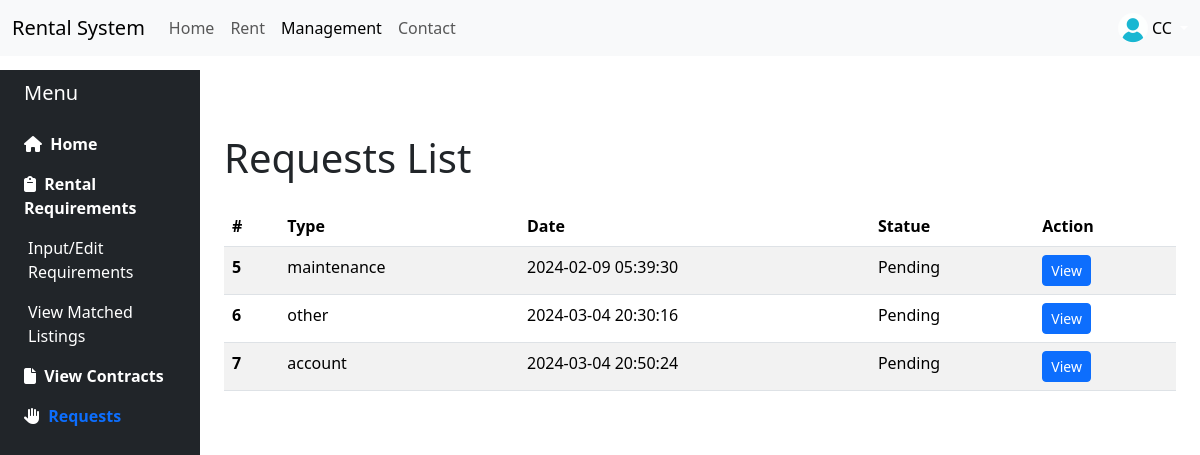
Page /request_list (signed in) on the committed database.
### app.py (models this page shows, shortened)
class User(UserMixin, db.Model):
    id = db.Column(db.Integer, primary_key=True)
    firstname = db.Column(db.String(150), nullable=False)
    lastname = db.Column(db.String(150), nullable=False)
    email = db.Column(db.String(150), unique=True, nullable=False)
    password = db.Column(db.String(150), nullable=False)
    user_type = db.Column(db.Enum('user', 'landlord', 'admin'), nullable=False, default='user')
    is_approved = db.Column(db.Boolean, default=True, nullable=False)
    image_file = db.Column(db.String(20), nullable=False, default='default.jpg')
    requests = db.relationship('Request', backref='user', lazy=True)
    properties = db.relationship('Property', backref='owner', lazy=True)

class Request(db.Model):
    id = db.Column(db.Integer, primary_key=True)
    request_type = db.Column(db.String(50), nullable=False)
    details = db.Column(db.Text, nullable=False)
    response = db.Column(db.Text, nullable=True)
    submitted_on = db.Column(db.DateTime, nullable=False, default=datetime.utcnow)
    user_id = db.Column(db.Integer, db.ForeignKey('user.id'))

### app.py (the view)
@app.route("/request_list")
@login_required
def request_list():
    requests = Request.query.all()
    return render_template('request_list.html', requests=requests)

### app.py (called while the page is built)
@login_manager.user_loader
def load_user(user_id):
    return db.session.get(User, int(user_id))

### templates/request_list.html (shortened to what this page needs)
<!DOCTYPE html>
<html>
    <head>
        <link href="https://cdn.jsdelivr.net/npm/bootstrap@5.3.2/dist/css/bootstrap.min.css" rel="stylesheet">
        <link rel="stylesheet" type="text/css" href="{{ url_for('static', filename='style.css') }}">
    </head>
    <body>
        {% include 'navbar.html' %}
        <div class="container-fluid">
            <div class="row flex-nowrap">
                <div class="col-auto col-md-3 col-xl-2 px-sm-2 px-0 bg-dark">
                    <div class="d-flex flex-column align-items-center align-items-sm-start px-3 pt-2 text-white min-vh-100">
                        <a href="/" class="d-flex align-items-center pb-3 mb-md-0 me-md-auto text-white text-decoration-none">
                            <span class="fs-5 d-none d-sm-inline">Menu</span>
                        </a>
                        <ul class="nav nav-pills flex-column mb-sm-auto mb-0 align-items-center align-items-sm-start" id="menu">
                            <li class="nav-item">
                                <a href="{{ url_for('user_dashboard') }}" class="nav-link align-middle px-0 dashmenu" >
                                    <i class="fa-solid fa-house" style="color: #ffffff;"></i> <span class="ms-1 d-none d-sm-inline" >Home</span>
                                </a>
                            </li>
                            <li>
                                <a href="#submenu1" data-bs-toggle="collapse" class="nav-link px-0 align-middle dashmenu">
                                    <i class="fa-solid fa-clipboard" style="color: #ffffff;"></i> <span class="ms-1 d-none d-sm-inline">Rental Requirements</span> </a>
                                <ul class="collapse show nav flex-column ms-1" id="submenu1" data-bs-parent="#menu">
                                    <li class="w-100">
                                        <a href="{{ url_for('preference') }}" class="nav-link px-0 dashmenusub"> <span class="d-none d-sm-inline">Input/Edit Requirements</span></a>
                                    </li>
                                    <li>
                                        <a href="{{ url_for('result') }}" class="nav-link px-0 dashmenusub"> <span class="d-none d-sm-inline">View Matched Listings</span></a>
                                    </li>
                                </ul>
                            </li>
                            <li class="nav-item">
                                <a href="{{ url_for('contract') }}" class="nav-link align-middle px-0 dashmenu" >
                                    <i class="fa-solid fa-file" style="color: #ffffff;"></i> <span class="ms-1 d-none d-sm-inline" >View Contracts</span>
                                </a>
                            </li>
                            <li>
                            <li>
                                <a href="#submenu4" data-bs-toggle="collapse" class="nav-link px-0 align-middle dashactive">
                                    <i class="fa-solid fa-hand" style="color: #ffffff;"></i> <span class="ms-1 d-none d-sm-inline">Requests</span> </a>
                            </li>
                        </ul>
                    </div>
                </div>
                <div class="col py-3">
                    <div class="container mt-5">
                        <h1 class="mb-4">Requests List</h1>
                        <table class="table table-striped">
                            <thead>
                                <tr>
                                    <th scope="col">#</th>
                                    <th scope="col">Type</th>
                                    <th scope="col">Date</th>
                                    <th scope="col">Statue</th>
                                    <th scope="col">Action</th>
                                </tr>
                            </thead>
                            <tbody>
                                {% for request in requests %}
                                <tr>
                                    <th scope="row">{{ request.id }}</th>
                                    <td>{{ request.request_type }}</td>
                                    <td>{{ request.submitted_on.strftime('%Y-%m-%d %H:%M:%S') }}</td>
                                    <td>
                                        {% if request.response %}
                                            Done
                                        {% else %}
                                            Pending
                                        {% endif %}
                                    </td>
                                    <td>
                                        <a href="#" class="btn btn-primary btn-sm" data-bs-toggle="modal" data-bs-target="#modal{{ request.id }}">View</a>
                                    </td>
                                </tr>
                                {% endfor %}
                            </tbody>
                        </table>
                    </div>
                </div>
            </div>
        </div>
    </body>
</html>

### templates/navbar.html (shortened to what this page needs)
<nav class="navbar navbar-expand-lg navbar-light bg-light fixed-top">
        <div class="container-fluid">
            <a class="navbar-brand" href="{{ url_for('index') }}">Rental System</a>
            <div class="collapse navbar-collapse" id="navbarNav">
                <ul class="navbar-nav">
                    <li class="nav-item">
                        <a class="nav-link {% if request.path == url_for('index') %} active {% endif %}" aria-current="page" href="{{ url_for('index') }}">Home</a>
                    </li>
                    <li class="nav-item">
                        <a class="nav-link {% if request.path == url_for('rent') %} active {% endif %}" href="{{ url_for('rent') }}">Rent</a>
                    </li>
                    <li class="nav-item">
                        <a class="nav-link {% if request.endpoint != 'index' and request.endpoint != 'rent' and request.endpoint != 'contact' %} active {% endif %}"
                        href="
                        {% if current_user.user_type == 'admin' %}
                            {{ url_for('admin_dashboard') }}
                        {% elif current_user.user_type == 'landlord' %}
                            {{ url_for('landlord_dashboard') }}
                        {% else %}
                            {{ url_for('user_dashboard') }}
                        {% endif %}">Management</a>
                    </li>
                    <li class="nav-item">
                        <a class="nav-link {% if request.path == url_for('contact') %} active {% endif %}" href="{{ url_for('contact') }}">Contact</a>
                    </li>
                </ul>
                <ul class="navbar-nav ms-auto">
                    {% if current_user.is_authenticated %}
                    <div class="dropdown d-flex justify-content-end">
                        <a href="#" class="d-flex align-items-center text-white text-decoration-none dropdown-toggle" id="dropdownUser1" data-bs-toggle="dropdown" aria-expanded="false">
                            <img src="{{ url_for('static', filename=current_user.image_file) }}" alt="user_image" width="30" height="30" class="rounded-circle">
                            <span class="d-none d-sm-inline mx-1" style="color: black;">{{ current_user.firstname }}</span>
                        </a>
                    </div>
                    {% endif %}
                </ul>
            </div>
        </div>
</nav>

### static/style.css (style rules this page uses)
body { padding-top: 70px; }
.dashmenu { color: white; font-weight: bold; }
.dashmenusub { color: white; }
.dashactive { font-weight: bold; }

### rows in the picture
User: image_file (placeholder picture), firstname "CC"
Request: id "5", request_type "maintenance", submitted_on "2024-02-09 05:39:30", shows "Pending"
Request: id "6", request_type "other", submitted_on "2024-03-04 20:30:16", shows "Pending"
Request: id "7", request_type "account", submitted_on "2024-03-04 20:50:24", shows "Pending"
